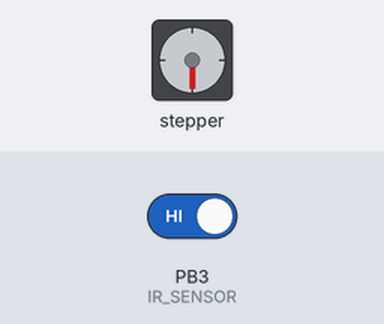
The sketch below on a simulated ATtiny85, built with avr-gcc and run on an emulated ATtiny85. On the bench: stepper motor. Wiring (inferred from the names in the program): stepper motor (4 steps per turn assumed): coils PB4, PB0, PB1, PB2. The test bench sets the inputs (shaded band); at power-on: PB3 (IR_SENSOR) HIGH.

Above: at 0.8 s.
0.9 s: PB3 (IR_SENSOR) driven LOW
At 2.6 s:
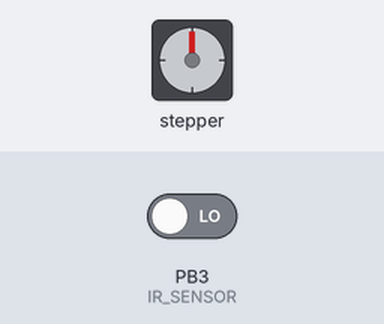
Timing chart, 0 to 4.1 s (numbered marks = the images above; inputs shaded):
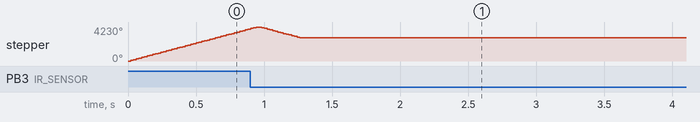

The sketch:

CherryConveyor.ino
```cpp
// Nottinghack Barbot Cherry Conveyor
// ATtiny85
// V0.1
// Reset input used to trigger start

// L298N dual H bridge inputs
#define IN1 4
#define IN2 0
#define IN3 1
#define IN4 2

// IR sensor
#define IR_SENSOR 3
#define CHERRY    HIGH
#define NO_CHERRY LOW

// Conveyor interval between steps in milliseconds
#define CONV_DELAY 20

void setup()
{
  pinMode(IN1,OUTPUT);
  pinMode(IN2,OUTPUT);
  pinMode(IN3,OUTPUT);
  pinMode(IN4,OUTPUT);

  digitalWrite(IN1,LOW);
  digitalWrite(IN2,LOW);
  digitalWrite(IN3,LOW);
  digitalWrite(IN4,LOW);

  pinMode(IR_SENSOR,INPUT_PULLUP);

  while(digitalRead(IR_SENSOR)!=CHERRY)     // whilst no cherry, keep stepping forward
    StepperFwd(1);

  while(digitalRead(IR_SENSOR)==CHERRY)     // wait for cherry to clear sensor
    StepperFwd(1);

  StepperRev(4);                            // back off a little to stop further cherries falling off
}

void loop()
{
  // reflect IR sensor state to IN1 and wait for RESET to start cycle
  digitalWrite(IN1,digitalRead(IR_SENSOR));

}

void StepperFwd(int steps)
{
  while(steps-->0)
  {
    digitalWrite(IN1,HIGH);
    digitalWrite(IN4,LOW);
    delay(CONV_DELAY);

    digitalWrite(IN2,HIGH);
    digitalWrite(IN1,LOW);
    delay(CONV_DELAY);

    digitalWrite(IN3,HIGH);
    digitalWrite(IN2,LOW);
    delay(CONV_DELAY);

    digitalWrite(IN4,HIGH);
    digitalWrite(IN3,LOW);
    delay(CONV_DELAY);
  }

  digitalWrite(IN4,LOW);
}

void StepperRev(int steps)
{
  while(steps-->0)
  {
    digitalWrite(IN4,HIGH);
    digitalWrite(IN1,LOW);
    delay(CONV_DELAY);

    digitalWrite(IN3,HIGH);
    digitalWrite(IN4,LOW);
    delay(CONV_DELAY);

    digitalWrite(IN2,HIGH);
    digitalWrite(IN3,LOW);
    delay(CONV_DELAY);

    digitalWrite(IN1,HIGH);
    digitalWrite(IN2,LOW);
    delay(CONV_DELAY);
 }

  digitalWrite(IN1,LOW);
}
```
